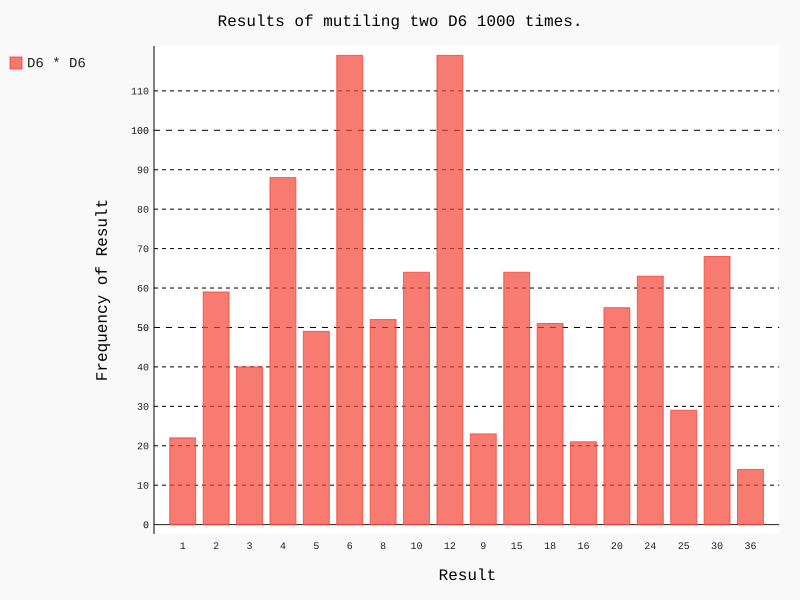

The Python source for this figure:
from die import Die
import pygal

die_1 = Die()
die_2 = Die()

list_range=[]

for i in list(range(1,7)):
    for j in list(range(1,7)):
        if(i*j) not in list_range:
            list_range.append(i*j)

#掷几次骰子，并且把结果存储在一个列表中
results = []
for roll_num in range(1000):
    result = die_1.roll() * die_2.roll()
    results.append(result)


frequencies = []
for value in list_range:
    frequency = results.count(value)
    frequencies.append(frequency)

# print(len(results))
print(frequencies)

#对结果进行可视化
hist = pygal.Bar()

hist.title = "Results of mutiling two D6 1000 times."
hist.x_labels = list_range
hist.x_title = "Result"
hist.y_title = "Frequency of Result"

hist.add('D6 * D6',frequencies)
hist.render_to_file('mutil_dice_visual.svg')
